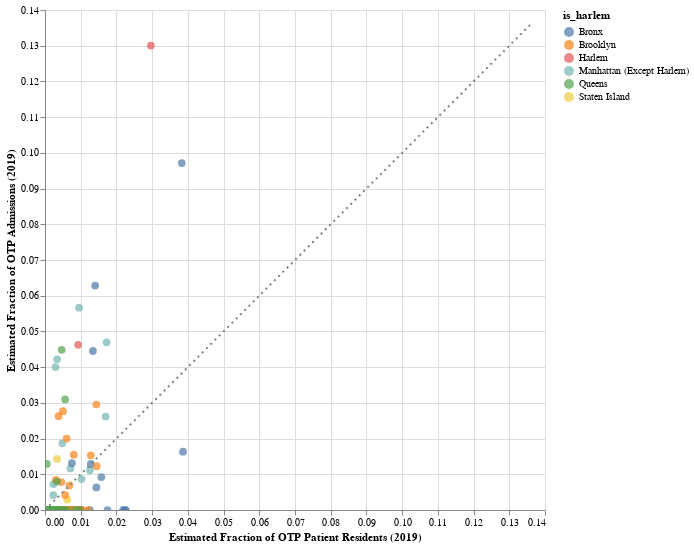

The notebook cell saved with this chart:
### Code cell
plot_xy_interactive(
    zip_df,
    x_col = 'Estimated Fraction of OTP Patient Residents (2019)',
    y_col = 'Estimated Fraction of OTP Admissions (2019)',
    color_col='is_harlem'
)

### Figure 1 — Vega-Lite specification as saved in the notebook (floating-point values rounded to 4 significant figures; data arrays with more than 128 entries replaced by an {"elided": "..."} marker saying what was removed)
{"$schema": "https://vega.github.io/schema/vega-lite/v4.17.0.json", "config": {"view": {"continuousHeight": 300, "continuousWidth": 400}}, "datasets": {"data-23d53f124aa606bc935a2fc23a31576d": {"elided": "178 records"}, "data-f87c84a787db7293565b578cd840edf4": [{"Estimated Fraction of OTP Admissions (2019)": 0, "Estimated Fraction of OTP Patient Residents (2019)": 0}, {"Estimated Fraction of OTP Admissions (2019)": 0.1365, "Estimated Fraction of OTP Patient Residents (2019)": 0.1365}]}, "layer": [{"data": {"name": "data-23d53f124aa606bc935a2fc23a31576d"}, "encoding": {"color": {"field": "is_harlem", "type": "nominal"}, "tooltip": [{"field": "neighborhood_name", "type": "nominal"}, {"field": "borough_name", "type": "nominal"}, {"field": "is_harlem", "type": "nominal"}, {"field": "Estimated OTP Admissions (2017)", "type": "quantitative"}, {"field": "Estimated OTP Admissions (2019)", "type": "quantitative"}, {"field": "Reported OTP Capacity (2019)", "type": "quantitative"}, {"field": "Reported Daily Avg OTP Enrollment (2019)", "type": "quantitative"}, {"field": "Estimated OTP Patient Residents (2019)", "type": "quantitative"}, {"field": "Estimated OTP Patient Residents (Harlem Programs, 2019)", "type": "quantitative"}, {"field": "Opioid Burden (2019)", "type": "quantitative"}, {"field": "Estimated Population (2020)", "type": "quantitative"}, {"field": "Estimated OTP Patient Residents (Non-Harlem Programs, 2019)", "type": "quantitative"}, {"field": "Estimated Fraction of OTP Admissions (2019)", "type": "quantitative"}, {"field": "Estimated Fraction of OTP Patient Residents (2019)", "type": "quantitative"}, {"field": "Estimated Fraction of Harlem OTP Patient Residents (2019)", "type": "quantitative"}, {"field": "Fraction of Opioid Burden (2019)", "type": "quantitative"}], "x": {"field": "Estimated Fraction of OTP Patient Residents (2019)", "scale": {"domain": [0, 0.1365]}, "type": "quantitative"}, "y": {"field": "Estimated Fraction of OTP Admissions (2019)", "scale": {"domain": [0, 0.1365]}, "type": "quantitative"}}, "height": 500, "mark": {"size": 60, "type": "circle"}, "selection": {"selector001": {"bind": "scales", "encodings": ["x", "y"], "type": "interval"}}, "width": 500}, {"data": {"name": "data-f87c84a787db7293565b578cd840edf4"}, "encoding": {"x": {"field": "Estimated Fraction of OTP Patient Residents (2019)", "type": "quantitative"}, "y": {"field": "Estimated Fraction of OTP Admissions (2019)", "type": "quantitative"}}, "mark": {"color": "gray", "strokeDash": [2, 4], "type": "line"}}]}
